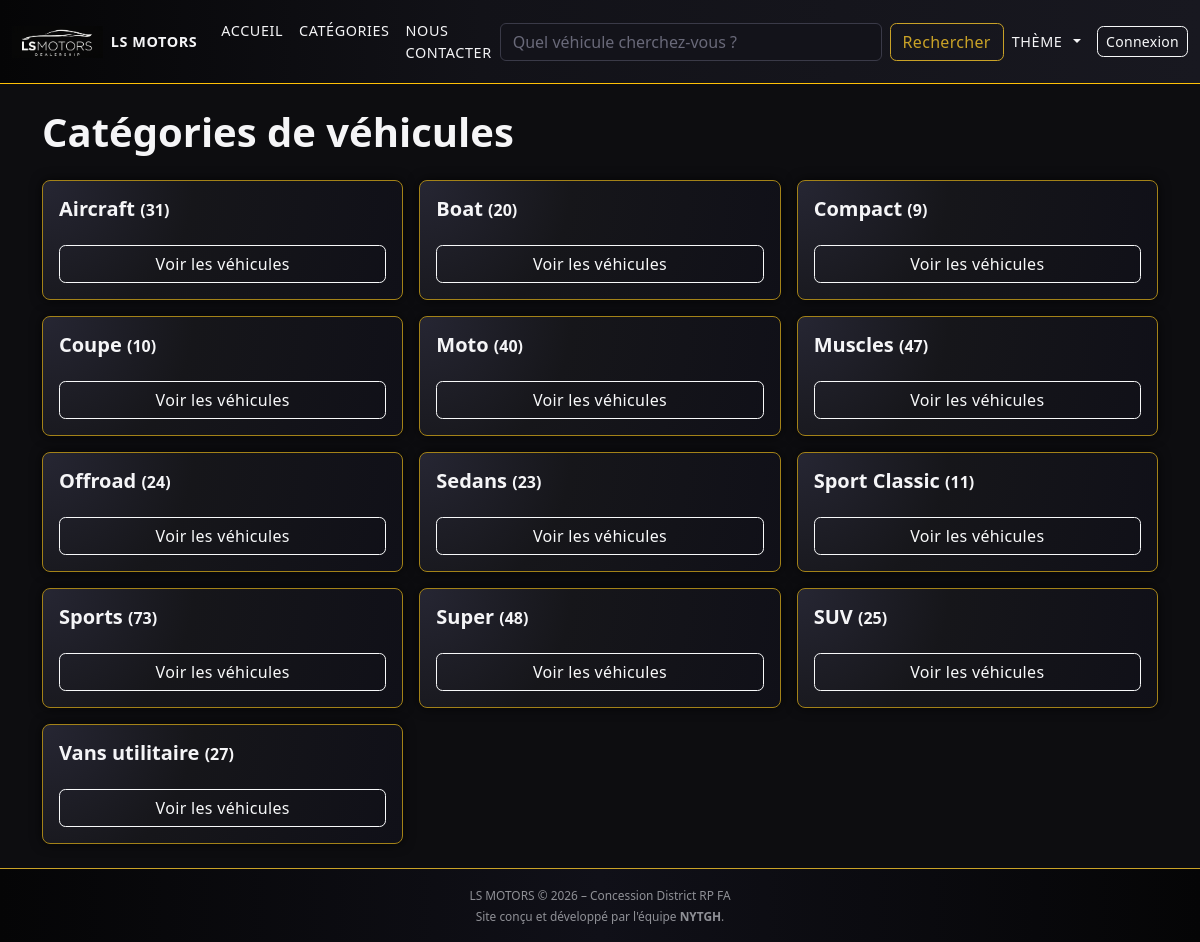
The app's page /index.php?page=categories with its own data.
### tables this page shows
CREATE TABLE categorie (
    ID INT NOT NULL AUTO_INCREMENT PRIMARY KEY,
    Libelle VARCHAR(100) NOT NULL
);

### view/pages/categories.php (the view)
<?php
$sql = "SELECT c.ID, c.Libelle, COUNT(v.ID) AS nb_vehicules
        FROM categorie c
        LEFT JOIN vehicule v ON c.ID = v.ID_Categorie AND v.Actif = 1
        GROUP BY c.ID
        ORDER BY c.Libelle ASC";
$stmt = $bdd->query($sql);
$categories = $stmt->fetchAll(PDO::FETCH_ASSOC);
?>
<h1 class="mb-4">Catégories de véhicules</h1>
<?php if (empty($categories)): ?>
    <div class="alert alert-warning">
        Aucune catégorie trouvée.
    </div>
<?php else: ?>
    <div class="row row-cols-1 row-cols-md-3 g-3">
        <?php foreach ($categories as $cat): ?>
            <div class="col">
                <div class="card h-100 bg-secondary text-light">
                    <div class="card-body d-flex flex-column justify-content-between">
                        <h5 class="card-title">
                            <?php echo htmlspecialchars($cat['Libelle']); ?>
                            <small class="text-light text-opacity-75" style="font-size: 0.8em;">
                                (<?php echo $cat['nb_vehicules']; ?>)
                            </small>
                        </h5>
                        <a href="index.php?page=listeVehicules&id_categorie=<?php echo $cat['ID']; ?>"
                            class="btn btn-outline-light mt-3">
                            Voir les véhicules
                        </a>
                    </div>
                </div>
            </div>
        <?php endforeach; ?>
    </div>
<?php endif; ?>

### view/commun/header.php (shortened to what this page needs)
<!DOCTYPE html>
<html lang="fr">
<head>
    <link href="https://cdn.jsdelivr.net/npm/bootstrap@5.3.3/dist/css/bootstrap.min.css" rel="stylesheet">
    <link rel="stylesheet" href="/lsMotors/view/public/css/style.css">
    <?php
    if (isset($page)) {
        $cssPath = __DIR__ . "/../public/css/pages/{$page}.css";
        if (file_exists($cssPath)) {
            echo '<link rel="stylesheet" href="/lsMotors/view/public/css/pages/' . htmlspecialchars($page) . '.css">';
        }
    }
    ?>
</head>
<body class="d-flex flex-column min-vh-100">
    <nav class="navbar navbar-expand-lg navbar-dark bg-dark border-bottom border-warning">
        <div class="container-fluid">
            <a class="navbar-brand d-flex align-items-center gap-2" href="index.php?page=accueil">
                <img
                    id="siteLogo"
                    src="/lsMotors/view/public/img/logo.png"
                    data-logo-dark="/lsMotors/view/public/img/logo.png"
                    data-logo-light="/lsMotors/view/public/img/logoWhite.png"
                    alt="LS MOTORS"
                    style="height:32px;">
                <span class="fw-bold">LS MOTORS</span>
            </a>
            <div class="collapse navbar-collapse" id="navbarMain">
                <ul class="navbar-nav me-auto mb-2 mb-lg-0">
                    <li class="nav-item"><a class="nav-link" href="index.php?page=accueil">Accueil</a></li>
                    <li class="nav-item"><a class="nav-link" href="index.php?page=categories">Catégories</a></li>
                    <li class="nav-item"><a class="nav-link" href="index.php?page=contact">Nous contacter</a></li>
                </ul>
                <form class="d-flex mx-lg-auto my-0 align-items-center"
                      role="search"
                      method="get"
                      action="index.php"
                      style="max-width:520px; width:100%;">
                    <div class="nav-search-wrap">
                        <input
                            id="navSearchInput"
                            class="form-control nav-search-input"
                            type="search"
                            name="q"
                            placeholder="Quel véhicule cherchez-vous ?"
                            aria-label="Rechercher un véhicule"
                            autocomplete="off"
                            value="<?php echo htmlspecialchars($_GET['q'] ?? ''); ?>"
                        >
                    </div>
                    <button class="btn btn-outline-warning ms-2" type="submit">Rechercher</button>
                </form>
            </div>
            <ul class="navbar-nav ms-auto mb-2 mb-lg-0 align-items-lg-center gap-lg-2">
    <?php if (isset($_SESSION['utilisateur'])): ?>
        <li class="nav-item text-secondary">
            Bonjour, <span class="text-light"><?php echo htmlspecialchars($_SESSION['utilisateur']['Prenom'] ?? ''); ?></span>
            <?php
                $r = $_SESSION['utilisateur']['Role'] ?? 'joueur';
                if ($r === 'admin') {
                    echo ' <span class="badge bg-danger">Admin</span>';
                } elseif ($r === 'employe') {
                    echo ' <span class="badge bg-primary">Employé</span>';
                } else {
                    echo ' <span class="badge bg-success">Client</span>';
                }
            ?>
        </li>
        <li class="nav-item dropdown dropdown-hover">
            <a class="nav-link dropdown-toggle theme-btn" href="#" role="button" data-bs-toggle="dropdown" aria-expanded="false">
                Thème
            </a>
            <ul class="dropdown-menu dropdown-menu-dark dropdown-menu-end">
                <li><button class="dropdown-item" type="button" data-theme="dark">Thème sombre</button></li>
                <li><button class="dropdown-item" type="button" data-theme="light">Thème clair</button></li>
            </ul>
        </li>
        <?php if (($_SESSION['utilisateur']['Role'] ?? '') === 'admin' || ($_SESSION['utilisateur']['Role'] ?? '') === 'employe'): ?>
            <li class="nav-item dropdown dropdown-hover">
                <a class="nav-link dropdown-toggle" href="#" role="button" data-bs-toggle="dropdown" aria-expanded="false">
                    Ventes
                </a>
                <ul class="dropdown-menu dropdown-menu-dark dropdown-menu-end">
                    <li><a class="dropdown-item" href="index.php?page=ventes_ajouter">Ajouter une vente</a></li>
                    <li><a class="dropdown-item" href="index.php?page=ventes_historique">Historique ventes</a></li>
                    <li><hr class="dropdown-divider"></li>
                    <li><a class="dropdown-item" href="index.php?page=rdv_demandes">Demandes de RDV</a></li>
                    <li><a class="dropdown-item" href="index.php?page=rdv_mes">RDV en cours</a></li>
                    <li><a class="dropdown-item" href="index.php?page=rdv_historique_employe">Mes RDV (historique)</a></li>
                </ul>
            </li>
            <?php if (($_SESSION['utilisateur']['Role'] ?? '') === 'admin'): ?>
                <li class="nav-item"><a class="nav-link" href="index.php?page=admin">Admin</a></li>
            <?php endif; ?>
            <li class="nav-item">
                <a class="btn btn-outline-light btn-sm" href="index.php?page=deconnexion">Déconnexion</a>
            </li>
        <?php else: ?>
            <li class="nav-item dropdown dropdown-hover">
                <a class="nav-link dropdown-toggle" href="#" role="button" data-bs-toggle="dropdown" aria-expanded="false">
                    Profil
                </a>
                <ul class="dropdown-menu dropdown-menu-dark dropdown-menu-end">
                    <li><a class="dropdown-item" href="index.php?page=profil">Mon profil</a></li>
                    <li><hr class="dropdown-divider"></li>
                    <li><a class="dropdown-item" href="index.php?page=rdv">Panier / RDV</a></li>
                    <li><a class="dropdown-item" href="index.php?page=rdv_client">Mon RDV</a></li>
                    <li><a class="dropdown-item" href="index.php?page=achats">Mes achats</a></li>
                    <li><hr class="dropdown-divider"></li>
                    <li><a class="dropdown-item text-danger" href="index.php?page=deconnexion">Déconnexion</a></li>
                </ul>
            </li>
        <?php endif; ?>
    <?php else: ?>
        <li class="nav-item dropdown dropdown-hover">
            <a class="nav-link dropdown-toggle theme-btn" href="#" role="button" data-bs-toggle="dropdown" aria-expanded="false">
                Thème
            </a>
        </li>
        <li class="nav-item">
            <a class="btn btn-outline-light btn-sm" href="index.php?page=connexion">Connexion</a>
        </li>
    <?php endif; ?>
</ul>
        </div>
    </nav>
    <main class="container py-4 flex-grow-1">

### index.php (shortened to what this page needs)
<?php
require_once "bdd/bdd.php";
$page = $_GET['page'] ?? 'accueil';
include "view/commun/header.php";
switch ($page) {
    case 'categories':
        include "view/pages/categories.php";
        break;
}
include "view/commun/footer.php";

### view/commun/footer.php (shortened to what this page needs)
</main>
<footer class="bg-black text-secondary text-center py-3 border-top border-secondary">
    <small>
        LS MOTORS &copy; <?php echo date('Y'); ?> – Concession District RP FA<br>
        Site conçu et développé par l'équipe <strong>NYTGH</strong>.
    </small>
</footer>
</body>
</html>

### view/public/css/style.css (style rules this page uses)
:root { --noir: #050506; --noir-soft: #0d0d10; --anthracite: #16161a; --anthracite-clair: #1f1f26; --blanc: #f5f5f7; --gris-clair: #cfcfd4; --gris-moyen: #8f9096; --doré: #c9a227; --doré-foncé: #a38218; --rouge-erreur: #c0392b; }
body { background-color: var(--noir-soft) !important; color: var(--blanc) !important; font-family: system-ui, -apple-system, BlinkMacSystemFont, "Segoe UI", sans-serif; }
html, body { max-width: 100%; overflow-x: hidden; }
a { color: var(--doré); text-decoration: none; }
h1, h2, h3, h4, h5, h6 { color: var(--blanc); font-weight: 600; }
.bg-dark, .bg-black, .bg-body, .bg-secondary { background-color: var(--noir-soft) !important; }
.text-light { color: var(--blanc) !important; }
.text-secondary { color: var(--gris-moyen) !important; }
.border, .border-secondary { border-color: var(--doré) !important; }
.navbar { background: linear-gradient(90deg, var(--noir) 0%, #121218 40%, #181820 100%); border-bottom: 1px solid var(--doré); }
.navbar-brand, .navbar-nav .nav-link { color: var(--blanc) !important; text-transform: uppercase; letter-spacing: 0.04em; font-size: 0.9rem; }
.card { background: radial-gradient(circle at top left, #262633 0, var(--anthracite) 40%, #101018 100%); color: var(--blanc); border: 1px solid var(--doré-foncé); border-radius: 0.5rem; box-shadow: 0 0 12px rgba(0, 0, 0, 0.7); }
.form-control, .form-select { background-color: #13131a; border: 1px solid #3a3a48; color: var(--blanc); }
::placeholder { color: #696979 !important; }
.btn { border-radius: 0.4rem; font-weight: 500; letter-spacing: 0.02em; transition: all 0.18s ease-in-out; }
.btn-outline-primary, .btn-outline-warning { border-color: var(--doré); color: var(--doré); background-color: transparent; }
footer { background: linear-gradient(90deg, #050506, #101018, #050506); border-top: 1px solid var(--doré); color: var(--gris-clair); font-size: 0.85rem; }
.navbar, .navbar .collapse, .navbar .navbar-collapse { overflow: visible !important; }
.nav-search-wrap { position: relative; flex: 1 1 auto; min-width: 220px; }
.nav-search-input { height: 38px; }
.dropdown-hover > .dropdown-toggle::after { margin-left: .4rem; }
.dropdown-hover { position: relative; }
.theme-btn { white-space: nowrap; }

### records on screen
categorie: Libelle "Aircraft", nb_vehicules "31"
categorie: Libelle "Boat", nb_vehicules "20"
categorie: Libelle "Compact", nb_vehicules "9"
categorie: Libelle "Coupe", nb_vehicules "10"
categorie: Libelle "Moto", nb_vehicules "40"
categorie: Libelle "Muscles", nb_vehicules "47"
categorie: Libelle "Offroad", nb_vehicules "24"
categorie: Libelle "Sedans", nb_vehicules "23"
categorie: Libelle "Sport Classic", nb_vehicules "11"
categorie: Libelle "Sports", nb_vehicules "73"
categorie: Libelle "Super", nb_vehicules "48"
categorie: Libelle "SUV", nb_vehicules "25"
categorie: Libelle "Vans utilitaire", nb_vehicules "27"
